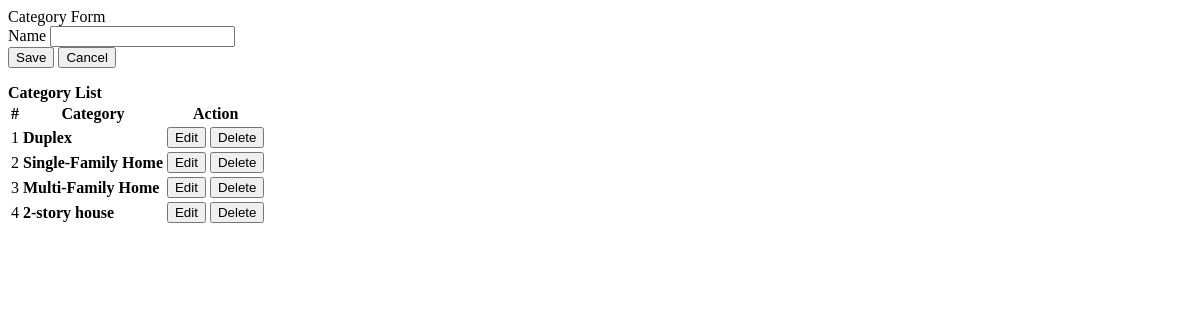
The app's page /categories.php, older data.
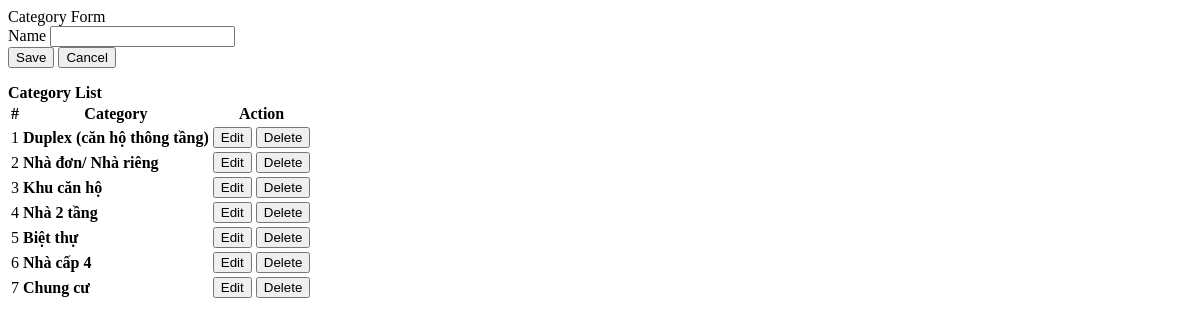
The same page, newer data.
### tables this page shows
CREATE TABLE `categories` (
  `id` int(30) NOT NULL,
  `name` varchar(200) NOT NULL
);

### categories.php (the view, shortened to what this page needs)
<?php include('db_connect.php');?>
<div class="container-fluid">
	<div class="col-lg-12">
		<div class="row">
			<div class="col-md-4">
			<form action="" id="manage-category">
				<div class="card">
					<div class="card-header">
						    Category Form
				  	</div>
					<div class="card-body">
							<div class="form-group">
								<label class="control-label">Name</label>
								<input type="text" class="form-control" name="name">
							</div>
					</div>
					<div class="card-footer">
						<div class="row">
							<div class="col-md-12">
								<button class="btn btn-sm btn-primary col-sm-3 offset-md-3"> Save</button>
								<button class="btn btn-sm btn-default col-sm-3" type="button" onclick="$('#manage-category').get(0).reset()"> Cancel</button>
							</div>
						</div>
					</div>
				</div>
			</form>
			</div>
			<div class="col-md-8">
				<div class="card">
					<div class="card-header">
						<b>Category List</b>
					</div>
					<div class="card-body">
						<table class="table table-bordered table-hover">
							<thead>
								<tr>
									<th class="text-center">#</th>
									<th class="text-center">Category</th>
									<th class="text-center">Action</th>
								</tr>
							</thead>
							<tbody>
								<?php
								$i = 1;
								$category = $conn->query("SELECT * FROM categories order by id asc");
								while($row=$category->fetch_assoc()):
								?>
								<tr>
									<td class="text-center"><?php echo $i++ ?></td>
									<td class="">
										<p><b><?php echo $row['name'] ?></b></p>
									</td>
									<td class="text-center">
										<button class="btn btn-sm btn-primary edit_category" type="button" data-id="<?php echo $row['id'] ?>"  data-name="<?php echo $row['name'] ?>" >Edit</button>
										<button class="btn btn-sm btn-danger delete_category" type="button" data-id="<?php echo $row['id'] ?>">Delete</button>
									</td>
								</tr>
								<?php endwhile; ?>
							</tbody>
						</table>
					</div>
				</div>
			</div>
		</div>
	</div>
</div>

Row changes from the older to the newer data that the page shows:
changed categories: name "Duplex" → "Duplex (căn hộ thông tầng)"
changed categories: name "Single-Family Home" → "Nhà đơn/ Nhà riêng"
changed categories: name "Multi-Family Home" → "Khu căn hộ"
changed categories: name "2-story house" → "Nhà 2 tầng"
added categories: name "Biệt thự"
added categories: name "Nhà cấp 4"
added categories: name "Chung cư"
